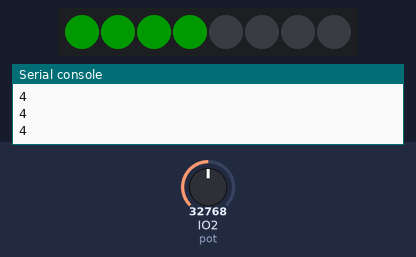
A program run on a simulated ESP32 board running CircuitPython. On the bench: 8 RGB LEDs in strip order, left to right, the last lines printed to the serial console. Inputs (shaded band) come from the test bench; at power-on: IO2 (pot) = 32768 (analog values on the 0–65535 scale). Dim RGB values are drawn brighter than linear.

Above: at 1.2 s.
1.3 s: IO2 (pot) set to 7864
At 1.9 s:
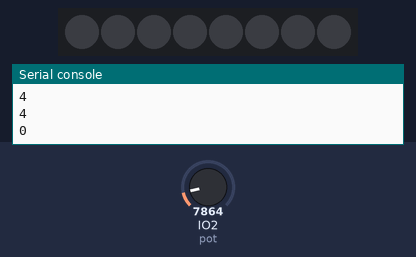
3.0 s: IO2 (pot) set to 65535
At 3.3 s:
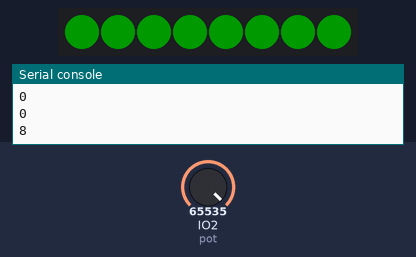
4.5 s: IO2 (pot) set to 57670
At 5.0 s:
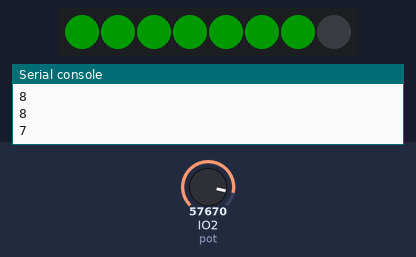
6.0 s: IO2 (pot) set to 0
At 6.5 s:
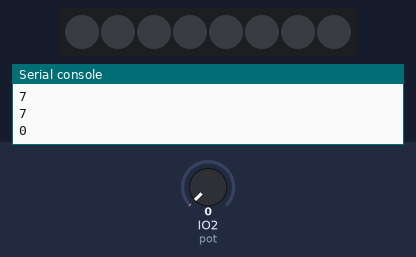
7.5 s: IO2 (pot) set to 32767
At 7.9 s:
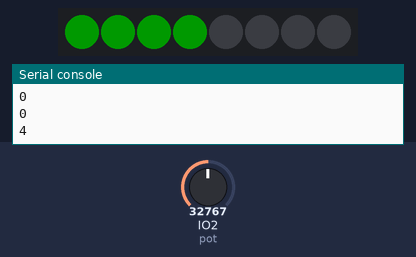
Timing chart, 0 to 10.0 s (numbered marks = the images above; inputs shaded):
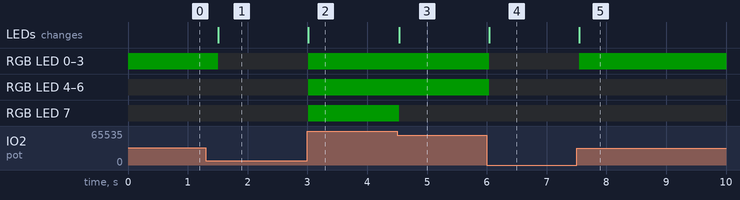

The program:

primo.py
```python
import time
import board
import analogio
import neopixel

# ingresso analogico: potenziometro
pot = analogio.AnalogIn(board.IO2)

# strip di LED WS2812
NUM_LED = 8
pixels = neopixel.NeoPixel(board.IO20, NUM_LED, pixel_order=neopixel.RGBW, auto_write=True)
pixels.brightness = 0.5

while True:
    # valore del potenziometro
    # in teoria 0 - 65536, in pratica 0, 64000
    valore = pot.value

    # convertiamo il valore in numero di LED accesi (0 - 8)

    # alcuni sistemi utili allo scopo

    #proporzione
    #led_accesi = valore * num_led // 64000

    # scaling (ma se cambia il numero di led, non va bene)
    #led_accesi = valore // 8000

    # normalizzazione rispetto al numero di led
    #led_accesi = valore // (64000/num_led)

    # proporzione ma con scaling del valore
    led_accesi = (valore // 1000) * NUM_LED // 64

    print( led_accesi)

    # ok, ci siamo...
    # prima spegniamo tutti i LED
    pixels.fill((0, 0, 0))

    # poi accendiamo i LED uno alla volta
    for i in range(led_accesi):
        pixels[i] = (0, 50, 0)   # verde

    pixels.show()
    time.sleep(0.5)
```

Measured:
- after the input at 1.3 s, RGB LED 0–3: RGB(0, 25, 0) → off after 0.21 s; the LEDs: change after 0.21 s (image 1)
- after the input at 3.0 s, RGB LED 0–7: off → RGB(0, 25, 0) at once; the LEDs: change at once (image 2)
- after the input at 4.5 s, RGB LED 7: RGB(0, 25, 0) → off at once; the LEDs: change at once (image 3)
- after the input at 6.0 s, RGB LED 0–6: RGB(0, 25, 0) → off at once; the LEDs: change at once (image 4)
- after the input at 7.5 s, RGB LED 0–3: off → RGB(0, 25, 0) after 0.05 s; the LEDs: change after 0.05 s (image 5)
